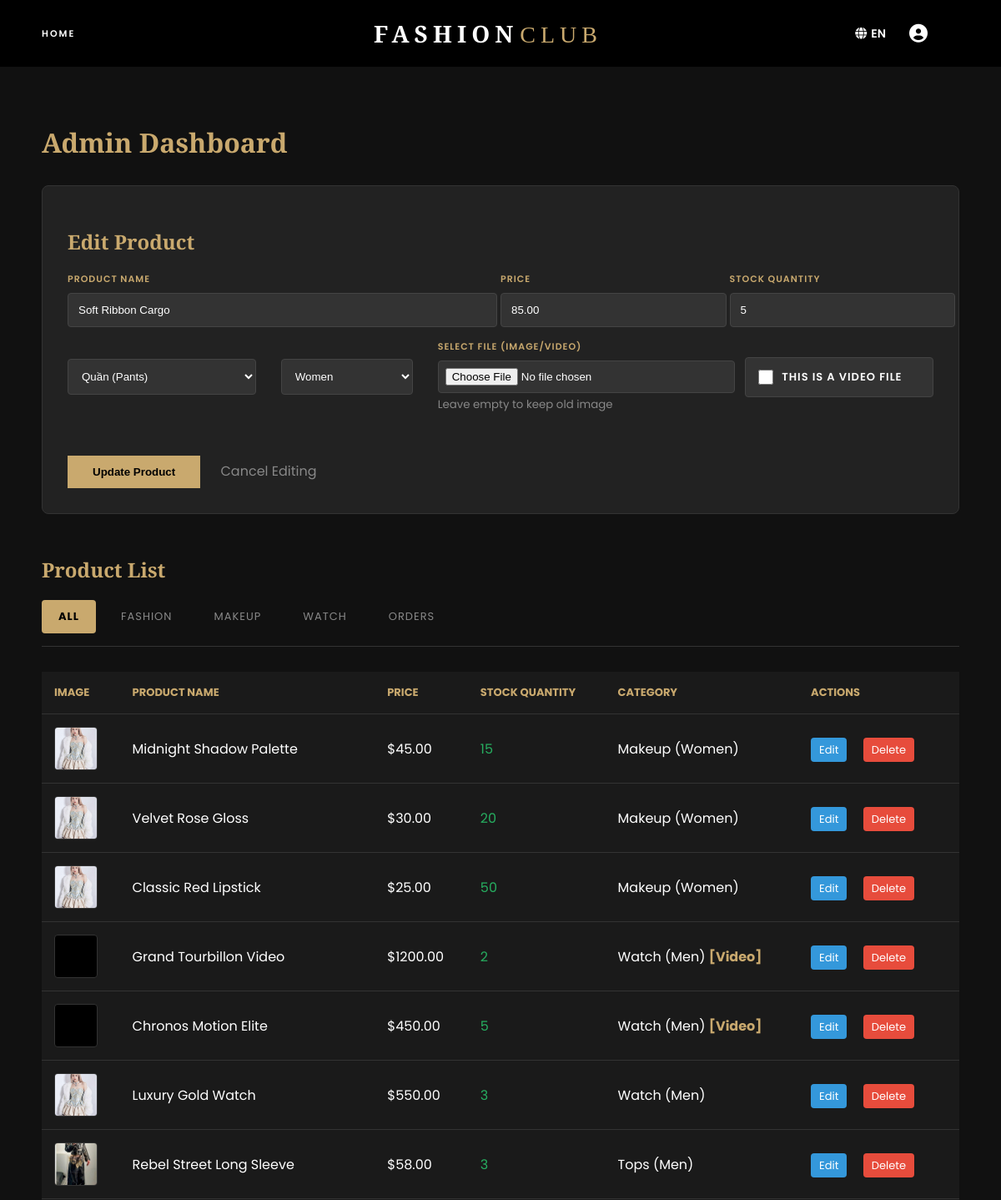
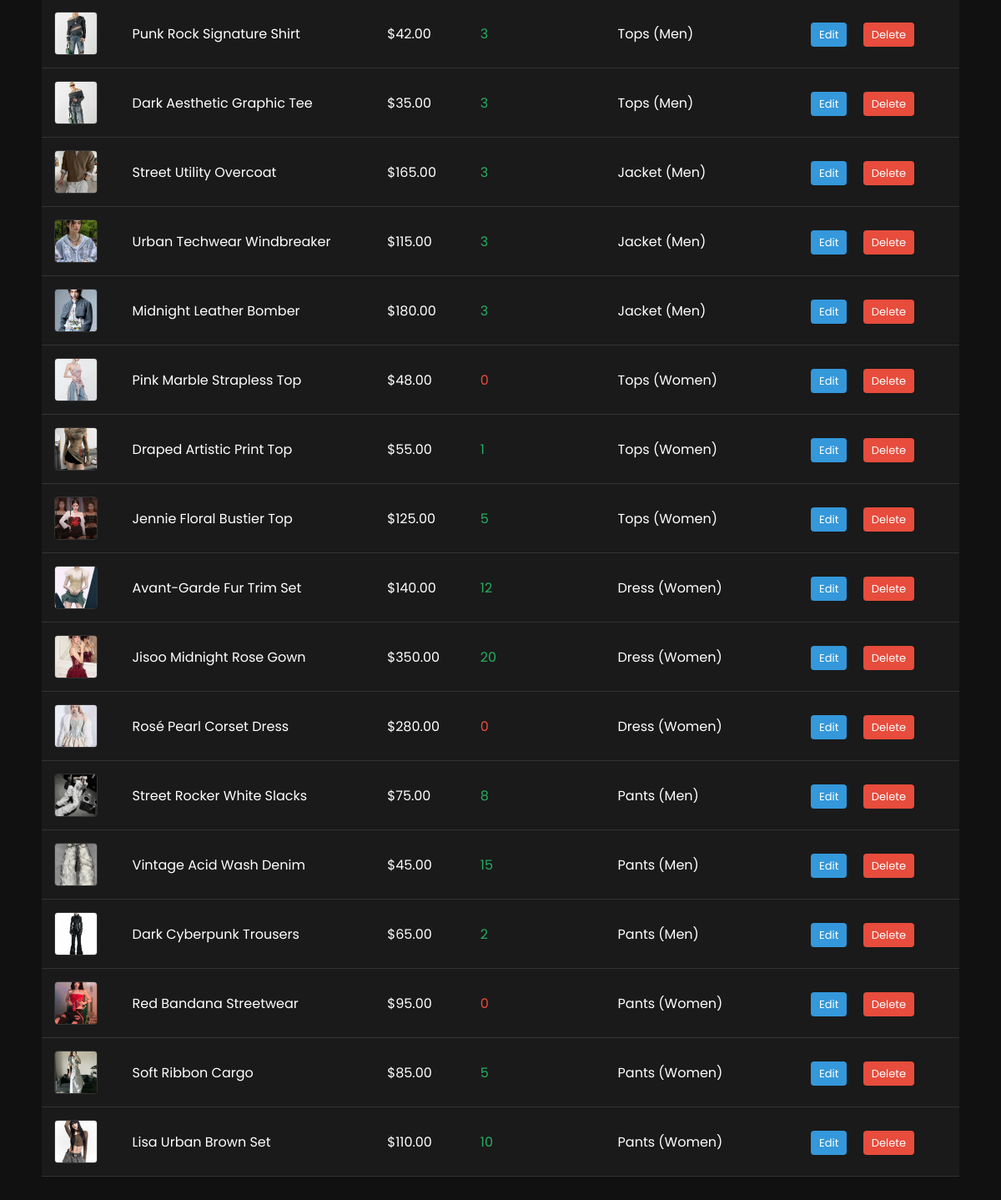
The app's page /html/admin.php?filter=all&edit=2 (signed in) with its own data (2 pictures, top to bottom).
### tables this page shows
CREATE TABLE IF NOT EXISTS products (
    id INT AUTO_INCREMENT PRIMARY KEY,
    name VARCHAR(100) NOT NULL,
    price DECIMAL(10, 2) NOT NULL,
    quantity INT DEFAULT 0,
    image_url VARCHAR(255),
    category VARCHAR(50),
    gender VARCHAR(20),
    description TEXT,
    is_video BOOLEAN DEFAULT 0
);

### html/admin.php (the view, shortened to what this page needs)
<?php
require_once '../config.php';
$lang = isset($_COOKIE['lang']) ? $_COOKIE['lang'] : 'EN';
$ta = $t_admin[$lang];
$filter = isset($_GET['filter']) ? $_GET['filter'] : 'all';
$filter_query = "";
$edit_product = null;
if (isset($_GET['edit'])) {
    $edit_id = intval($_GET['edit']);
    $stmt = $conn->prepare("SELECT * FROM products WHERE id = ?");
    $stmt->bind_param("i", $edit_id);
    $stmt->execute();
    $edit_product = $stmt->get_result()->fetch_assoc();
}
$current_cat = $edit_product['category'] ?? ($filter !== 'all' && $filter !== 'fashion' ? $filter : 'tops');
$products = null;
$orders = null;
if ($filter === 'orders') {
    $orders = mysqli_query($conn, "SELECT o.id, u.username, p.name as prod_name, od.quantity, od.price, o.created_at, o.status
                                  FROM orders o
                                  JOIN users u ON o.user_id = u.id
                                  JOIN order_details od ON o.id = od.order_id
                                  JOIN products p ON od.product_id = p.id
                                  ORDER BY o.created_at DESC");
} else {
    $products = mysqli_query($conn, "SELECT * FROM products $filter_query ORDER BY id DESC");
}
?>
<!DOCTYPE html>
<html lang="en">
<head>
    <link rel="stylesheet" href="../css/collection.css">
</head>
<body>
    <?php include '../header.php'; ?>
    <div class="admin-container">
        <h1 style="font-family: 'Playfair Display', serif; color: #c9a96e; margin-bottom: 30px;"><?php echo $ta['dashboard']; ?></h1>
        <div class="form-box">
            <h2><?php echo $edit_product ? $ta['edit_prod'] : $ta['add_prod']; ?></h2>
            <form method="POST" enctype="multipart/form-data">
                <div style="display: grid; grid-template-columns: 2fr 1fr 1fr; gap: 30px;">
                    <div>
                        <label><?php echo $ta['prod_name']; ?></label>
                        <input type="text" name="name" value="<?php echo htmlspecialchars($edit_product['name'] ?? ''); ?>" required>
                    </div>
                    <div>
                        <label><?php echo $ta['price']; ?></label>
                        <input type="number" step="0.01" name="price" value="<?php echo htmlspecialchars($edit_product['price'] ?? ''); ?>" required>
                    </div>
                    <div>
                        <label><?php echo $ta['stock']; ?></label>
                        <input type="number" name="quantity" value="<?php echo htmlspecialchars($edit_product['quantity'] ?? '0'); ?>" required>
                    </div>
                </div>
                <div style="display: grid; grid-template-columns: 1fr 0.7fr 1.5fr 1fr; gap: 30px; align-items: center;">
                    <select name="category" style="margin-bottom: 0;">
                        <option value="pants" <?php if($current_cat == 'pants') echo 'selected'; ?>>Quần (Pants)</option>
                    </select>
                    <select name="gender" style="margin-bottom: 0;">
                        <option value="women" <?php if(isset($edit_product) && $edit_product['gender'] == 'women') echo 'selected'; ?>><?php echo $ta['women']; ?></option>
                    </select>
                    <div>
                        <label><?php echo $ta['select_file']; ?></label>
                        <input type="file" name="product_file" accept="image/*,video/*" style="margin-bottom: 0; padding: 8px;">
                        <?php if($edit_product): ?><small style="color: #888;"><?php echo $ta['keep_old']; ?></small><?php endif; ?>
                    </div>
                    <label style="font-size: 13px; display: flex; align-items: center; gap: 10px; background: #333; padding: 0 15px; border-radius: 4px; border: 1px solid #444; height: 48px; box-sizing: border-box; cursor: pointer; white-space: nowrap; color: #fff; margin-bottom: 0;">
                        <input type="checkbox" name="is_video" <?php if(isset($edit_product) && $edit_product['is_video']) echo 'checked'; ?> style="margin: 0; width: 18px; height: 18px; cursor: pointer;"> <?php echo $ta['is_video']; ?>
                    </label>
                </div>
                <br><br>
                <button type="submit" class="btn-submit"><?php echo $edit_product ? $ta['update_btn'] : $ta['save_btn']; ?></button>
                <?php if($edit_product): ?>
                    <a href="admin.php" style="color: #888; margin-left: 20px; text-decoration: none;"><?php echo $ta['cancel']; ?></a>
                <?php endif; ?>
            </form>
        </div>
        <h2 style="font-family: 'Playfair Display', serif; color: #c9a96e; margin-bottom: 20px;">
            <?php echo $filter === 'orders' ? $ta['history_title'] : $ta['list_title']; ?>
        </h2>
        <div class="admin-tabs">
            <a href="admin.php?filter=all" class="tab-link <?php echo $filter == 'all' ? 'active' : ''; ?>"><?php echo $ta['all']; ?></a>
            <a href="admin.php?filter=fashion" class="tab-link <?php echo $filter == 'fashion' ? 'active' : ''; ?>"><?php echo $ta['fashion']; ?></a>
            <a href="admin.php?filter=makeup" class="tab-link <?php echo $filter == 'makeup' ? 'active' : ''; ?>"><?php echo $ta['makeup']; ?></a>
            <a href="admin.php?filter=watch" class="tab-link <?php echo $filter == 'watch' ? 'active' : ''; ?>"><?php echo $ta['watch']; ?></a>
            <a href="admin.php?filter=orders" class="tab-link <?php echo $filter == 'orders' ? 'active' : ''; ?>"><?php echo $ta['orders']; ?></a>
        </div>
        <table>
            <?php if ($filter === 'orders'): ?>
            <thead>
                <tr>
                    <th><?php echo $ta['order_id']; ?></th>
                    <th><?php echo $ta['buyer']; ?></th>
                    <th><?php echo $ta['product']; ?></th>
                    <th><?php echo $ta['qty']; ?></th>
                    <th><?php echo $ta['price']; ?></th>
                    <th><?php echo $ta['date']; ?></th>
                    <th><?php echo $ta['status']; ?></th>
                </tr>
            </thead>
            <tbody>
                <?php while($o = mysqli_fetch_assoc($orders)): ?>
                <tr>
                    <td>#<?php echo $o['id']; ?></td>
                    <td><b style="color: #c9a96e;"><?php echo htmlspecialchars($o['username']); ?></b></td>
                    <td><?php echo htmlspecialchars($o['prod_name']); ?></td>
                    <td><?php echo $o['quantity']; ?></td>
                    <td>$<?php echo $o['price']; ?></td>
                    <td><?php echo date('d/m/Y H:i', strtotime($o['created_at'])); ?></td>
                    <td><span style="background: #27ae60; padding: 3px 8px; border-radius: 3px; font-size: 11px;"><?php echo $o['status']; ?></span></td>
                </tr>
                <?php endwhile; ?>
            </tbody>
            <?php else: ?>
            <thead>
                <tr>
                    <th><?php echo $ta['image']; ?></th>
                    <th><?php echo $ta['prod_name']; ?></th>
                    <th><?php echo $ta['price']; ?></th>
                    <th><?php echo $ta['stock']; ?></th>
                    <th><?php echo $ta['category']; ?></th>
                    <th><?php echo $ta['actions']; ?></th>
                </tr>
            </thead>
            <tbody>
                <?php while($p = mysqli_fetch_assoc($products)): ?>
                <?php
                    $filename = $p['image_url'];
                    if (empty($filename)) {
                        $imgPath = '../img/v4.jpg';
                    } elseif (filter_var($filename, FILTER_VALIDATE_URL)) {
                        $imgPath = $filename;
                    } else {
                        $imgPath = ($p['is_video'] ? '../video/' : '../img/') . $filename;
                    }
                ?>
                <tr>
                    <td>
                        <div style="width: 50px; height: 50px; overflow: hidden; border-radius: 4px; background: #000; border: 1px solid #333;">
                            <?php if ($p['is_video']): ?>
                                <video src="<?php echo $imgPath; ?>" style="width: 100%; height: 100%; object-fit: cover;" muted loop playsinline onmouseover="this.play()" onmouseout="this.pause()"></video>
                            <?php else: ?>
                                <img src="<?php echo $imgPath; ?>" style="width: 100%; height: 100%; object-fit: cover;" onerror="this.src='../img/v4.jpg'">
                            <?php endif; ?>
                        </div>
                    </td>
                    <td><?php echo htmlspecialchars($p['name']); ?></td>
                    <td>$<?php echo $p['price']; ?></td>
                    <td><span style="color: <?php echo $p['quantity'] > 0 ? '#27ae60' : '#e74c3c'; ?>"><?php echo $p['quantity']; ?></span></td>
                    <td style="text-transform: capitalize;"><?php echo $p['category']; ?> (<?php echo $p['gender']; ?>) <?php echo $p['is_video'] ? '<b style="color:#c9a96e">[Video]</b>' : ''; ?></td>
                    <td class="action-links">
                        <a href="admin.php?filter=<?php echo $filter; ?>&edit=<?php echo $p['id']; ?>" class="edit-btn"><?php echo $ta['edit']; ?></a>
                        <a href="admin.php?filter=<?php echo $filter; ?>&delete=<?php echo $p['id']; ?>" class="delete-btn" onclick="return confirm('<?php echo $ta['confirm_delete']; ?>')"><?php echo $ta['delete']; ?></a>
                    </td>
                </tr>
                <?php endwhile; ?>
            </tbody>
            <?php endif; ?>
        </table>
    </div>
</body>
</html>

### css/collection.css (style rules this page uses)
body { font-family: 'Poppins', sans-serif; background: #ffffff; color: #000000; padding-top: 100px; padding-bottom: 180px; }

### html/admin.php (style rules this page uses)
body { background: #111; color: #fff; padding-top: 100px; }
.admin-container { max-width: 1100px; margin: 0 auto; padding: 20px; }
.form-box { background: #222; padding: 30px; border-radius: 8px; border: 1px solid #333; margin-bottom: 50px; }
.form-box h2 { font-family: 'Playfair Display', serif; color: #c9a96e; margin-bottom: 20px; }
label { display: block; margin-bottom: 8px; font-size: 11px; text-transform: uppercase; letter-spacing: 1px; color: #c9a96e; font-weight: 600; }
input, select, textarea { width: 100%; padding: 12px; margin-bottom: 15px; background: #333; border: 1px solid #444; color: #fff; border-radius: 4px; outline: none; transition: 0.3s; }
.btn-submit { background: #c9a96e; color: #000; border: none; padding: 12px 30px; font-weight: bold; cursor: pointer; transition: 0.3s; }
table { width: 100%; border-collapse: collapse; margin-top: 20px; background: #1a1a1a; }
th, td { padding: 15px; text-align: left; border-bottom: 1px solid #333; }
th { color: #c9a96e; text-transform: uppercase; font-size: 13px; }
.action-links a { color: #fff; text-decoration: none; margin-right: 15px; font-size: 13px; padding: 5px 10px; border-radius: 4px; }
.edit-btn { background: #3498db; }
.delete-btn { background: #e74c3c; }
.admin-tabs { display: flex; gap: 10px; margin-bottom: 30px; border-bottom: 1px solid #333; padding-bottom: 15px; }
.tab-link { color: #888; text-decoration: none; padding: 10px 20px; border-radius: 4px; font-size: 13px; text-transform: uppercase; letter-spacing: 1px; transition: 0.3s; }
.tab-link.active { background: #c9a96e; color: #000; font-weight: bold; }

### records on screen
products: name "Soft Ribbon Cargo", price "85.00", quantity "5", category "Quần (Pants)", gender "Women", is_video+image_url (picture), category "Pants"
products: is_video 0 (drawn), name "Midnight Shadow Palette", price "45.00", quantity "15", category "Makeup", gender "Women"
products: is_video 0 (drawn), name "Velvet Rose Gloss", price "30.00", quantity "20", category "Makeup", gender "Women"
products: is_video 0 (drawn), name "Classic Red Lipstick", price "25.00", quantity "50", category "Makeup", gender "Women"
products: name "Grand Tourbillon Video", price "1200.00", quantity "2", category "Watch", gender "Men", is_video "[Video]"
products: name "Chronos Motion Elite", price "450.00", quantity "5", category "Watch", gender "Men", is_video "[Video]"
products: is_video 0 (drawn), name "Luxury Gold Watch", price "550.00", quantity "3", category "Watch", gender "Men"
products: is_video+image_url (picture), name "Rebel Street Long Sleeve", price "58.00", quantity "3", category "Tops", gender "Men"
products: is_video+image_url (picture), name "Punk Rock Signature Shirt", price "42.00", quantity "3", category "Tops", gender "Men"
products: is_video+image_url (picture), name "Dark Aesthetic Graphic Tee", price "35.00", quantity "3", category "Tops", gender "Men"
products: is_video+image_url (picture), name "Street Utility Overcoat", price "165.00", quantity "3", category "Jacket", gender "Men"
products: is_video+image_url (picture), name "Urban Techwear Windbreaker", price "115.00", quantity "3", category "Jacket", gender "Men"
products: is_video+image_url (picture), name "Midnight Leather Bomber", price "180.00", quantity "3", category "Jacket", gender "Men"
products: is_video+image_url (picture), name "Pink Marble Strapless Top", price "48.00", quantity "0", category "Tops", gender "Women"
products: is_video+image_url (picture), name "Draped Artistic Print Top", price "55.00", quantity "1", category "Tops", gender "Women"
products: is_video+image_url (picture), name "Jennie Floral Bustier Top", price "125.00", quantity "5", category "Tops", gender "Women"
products: is_video+image_url (picture), name "Avant-Garde Fur Trim Set", price "140.00", quantity "12", category "Dress", gender "Women"
products: is_video+image_url (picture), name "Jisoo Midnight Rose Gown", price "350.00", quantity "20", category "Dress", gender "Women"
products: is_video+image_url (picture), name "Rosé Pearl Corset Dress", price "280.00", quantity "0", category "Dress", gender "Women"
products: is_video+image_url (picture), name "Street Rocker White Slacks", price "75.00", quantity "8", category "Pants", gender "Men"
products: is_video+image_url (picture), name "Vintage Acid Wash Denim", price "45.00", quantity "15", category "Pants", gender "Men"
products: is_video+image_url (picture), name "Dark Cyberpunk Trousers", price "65.00", quantity "2", category "Pants", gender "Men"
products: is_video+image_url (picture), name "Red Bandana Streetwear", price "95.00", quantity "0", category "Pants", gender "Women"
products: is_video+image_url (picture), name "Lisa Urban Brown Set", price "110.00", quantity "10", category "Pants", gender "Women"

### other values on screen
$t['home'] "HOME"
$lang "EN"
$ta['dashboard'] "Admin Dashboard"
$ta['edit_prod'] "Edit Product"
$ta['prod_name'] "PRODUCT NAME"
$ta['price'] "PRICE"
$ta['stock'] "STOCK QUANTITY"
$ta['select_file'] "SELECT FILE (IMAGE/VIDEO)"
$ta['keep_old'] "Leave empty to keep old image"
$ta['is_video'] "THIS IS A VIDEO FILE"
$ta['update_btn'] "Update Product"
$ta['cancel'] "Cancel Editing"
$ta['list_title'] "Product List"
$ta['all'] "ALL"
$ta['fashion'] "FASHION"
